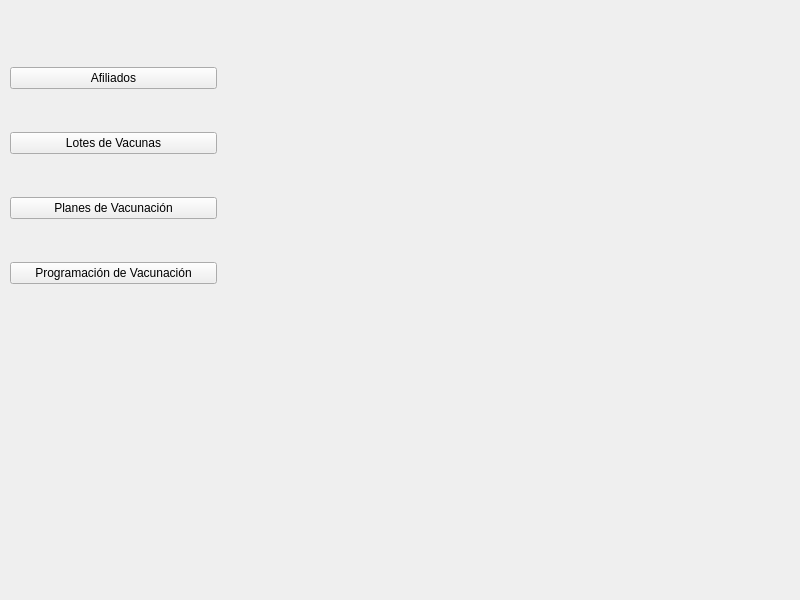
<?xml version="1.0" encoding="UTF-8"?>
<ui version="4.0">
 <class>MainWindow</class>
 <widget class="QMainWindow" name="MainWindow">
  <property name="geometry">
   <rect>
    <x>0</x>
    <y>0</y>
    <width>800</width>
    <height>600</height>
   </rect>
  </property>
  <property name="windowTitle">
   <string>Sgv Salud</string>
  </property>
  <property name="locale">
   <locale language="Spanish" country="Colombia"/>
  </property>
  <widget class="QWidget" name="centralwidget">
   <widget class="QWidget" name="verticalLayoutWidget">
    <property name="geometry">
     <rect>
      <x>10</x>
      <y>30</y>
      <width>207</width>
      <height>291</height>
     </rect>
    </property>
    <layout class="QVBoxLayout" name="menuList">
     <item>
      <widget class="QPushButton" name="affiliateButton">
       <property name="text">
        <string>Afiliados</string>
       </property>
      </widget>
     </item>
     <item>
      <widget class="QPushButton" name="vaccineLotButton">
       <property name="text">
        <string>Lotes de Vacunas</string>
       </property>
      </widget>
     </item>
     <item>
      <widget class="QPushButton" name="vaccinationPlanButton">
       <property name="text">
        <string>Planes de Vacunación</string>
       </property>
      </widget>
     </item>
     <item>
      <widget class="QPushButton" name="vaccinationScheduleButton">
       <property name="text">
        <string>Programación de Vacunación</string>
       </property>
      </widget>
     </item>
    </layout>
   </widget>
   <widget class="QWidget" name="verticalLayoutWidget_2">
    <property name="geometry">
     <rect>
      <x>350</x>
      <y>30</y>
      <width>301</width>
      <height>311</height>
     </rect>
    </property>
    <layout class="QVBoxLayout" name="menuOptionList"/>
   </widget>
  </widget>
 </widget>
 <resources/>
 <connections/>
</ui>
